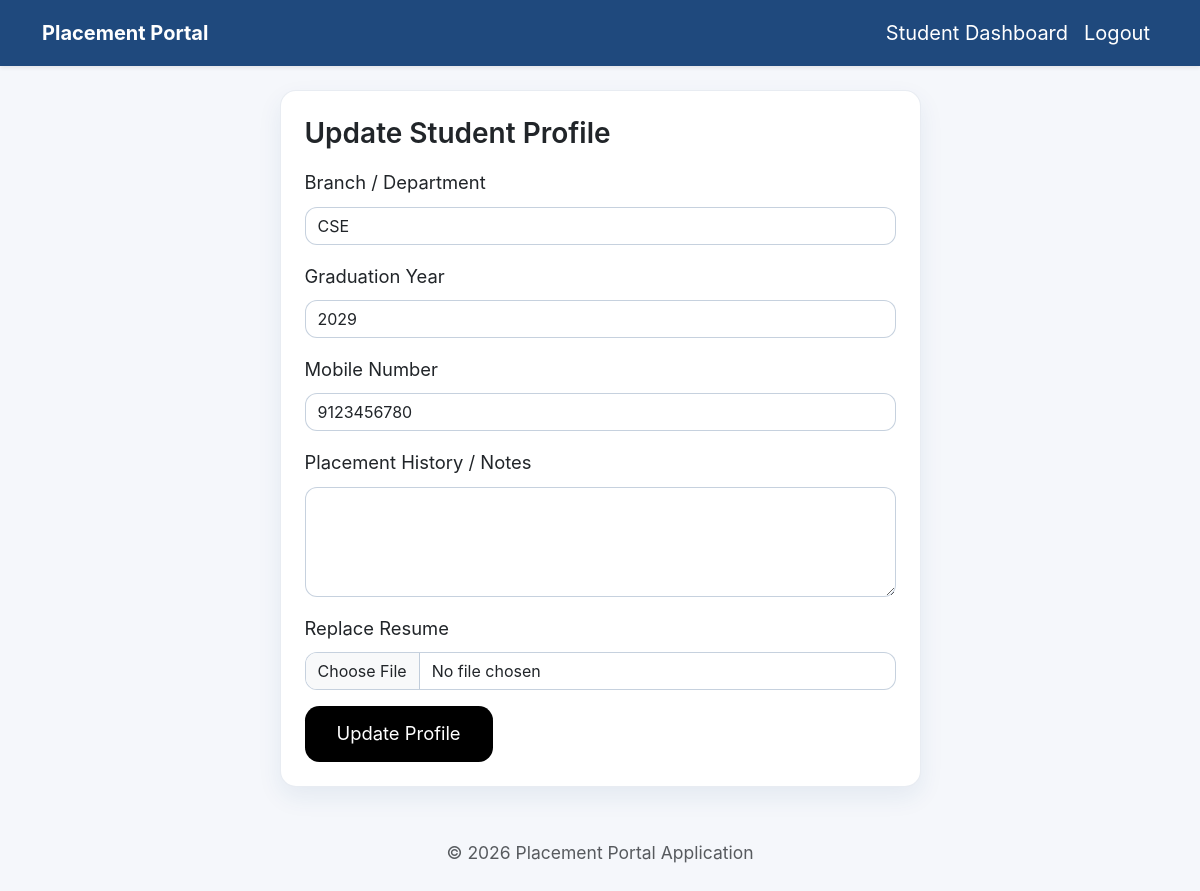
The app's page /student/profile (signed in) with its own data.
### models.py (models this page shows, shortened)
class StudentProfile(db.Model):
    id = db.Column(db.Integer, primary_key=True)
    user_id = db.Column(db.Integer, db.ForeignKey("user.id"), unique=True)
    branch = db.Column(db.String(120))
    graduation_year = db.Column(db.Integer)
    mobile = db.Column(db.String(20))
    resume_filename = db.Column(db.String(255))
    placement_history = db.Column(db.Text)
    is_blacklisted = db.Column(db.Boolean, default=False)
    user = db.relationship("User", back_populates="student_profile")
    applications = db.relationship("Application", back_populates="student")

### app.py (the view, shortened to what this page needs)
    @app.route("/student/profile", methods=["GET", "POST"])
    @student_required
    def student_profile():
        profile = current_user.student_profile
        form = StudentProfileForm(obj=profile)
        return render_template("student/profile.html", form=form, profile=profile)

### forms.py
class StudentProfileForm(FlaskForm):
    branch = StringField("Branch / Department", validators=[Optional(), Length(max=120)])
    graduation_year = IntegerField(
        "Graduation Year", validators=[Optional(), NumberRange(min=2000, max=2100)]
    )
    mobile = StringField("Mobile Number", validators=[Optional(), Length(max=20)])
    placement_history = TextAreaField("Placement History / Notes", validators=[Optional(), Length(max=1500)])
    resume = FileField(
        "Replace Resume",
        validators=[Optional(), FileAllowed(["pdf", "doc", "docx"], "Resume must be PDF/DOC/DOCX")],
    )
    submit = SubmitField("Update Profile")

### app.py (called while the page is built)
def role_required(role):
    def decorator(view):
        @wraps(view)
        def wrapped_view(*args, **kwargs):
            if not current_user.is_authenticated or current_user.role != role:
                flash("Access denied. Please log in with the correct account.", "warning")
                return redirect(url_for("login"))
            if not current_user.is_active:
                flash("Your account is deactivated. Contact the institute.", "danger")
                return redirect(url_for("login"))
            return view(*args, **kwargs)
        return wrapped_view
    return decorator

### models.py (called while the page is built)
    @property
    def is_admin(self):
        return self.role == "admin"

    @property
    def is_company(self):
        return self.role == "company"

### templates/student/profile.html (shortened to what this page needs)
{% extends 'base.html' %}
{% block content %}
  <div class="row justify-content-center">
    <div class="col-lg-7">
      <div class="card p-4">
        <h3 class="mb-3">Update Student Profile</h3>
        <form method="post" enctype="multipart/form-data">
          <div class="mb-3">
            {{ form.branch.label(class="form-label") }}
            {{ form.branch(class="form-control") }}
          </div>
          <div class="mb-3">
            {{ form.graduation_year.label(class="form-label") }}
            {{ form.graduation_year(class="form-control") }}
          </div>
          <div class="mb-3">
            {{ form.mobile.label(class="form-label") }}
            {{ form.mobile(class="form-control") }}
          </div>
          <div class="mb-3">
            {{ form.placement_history.label(class="form-label") }}
            {{ form.placement_history(class="form-control", rows=4) }}
          </div>
          <div class="mb-3">
            {{ form.resume.label(class="form-label") }}
            {{ form.resume(class="form-control") }}
          </div>
          <button class="btn btn-primary" type="submit">Update Profile</button>
        </form>
      </div>
    </div>
  </div>
{% endblock %}

### static/css/site.css (style rules this page uses)
:root { --bg: #f5f7fb; --card: #ffffff; --text: #0f172a; --muted: #556073; --primary: #1f497d; --accent: #0d9d5d; --border: rgba(31, 73, 125, 0.1); }
* { box-sizing: border-box; }
body { font-family: 'Inter', 'Segoe UI', system-ui, sans-serif; background-color: var(--bg); margin: 0; color: var(--text); font-size: 1.25rem; line-height: 1.7; }
.card, .card .table, .table th, .table td, .alert { font-size: 1.15rem; }
.card { background: var(--card); border: 1px solid var(--border); border-radius: 1rem; box-shadow: 0 10px 25px rgba(31, 73, 125, 0.08); padding: 1.75rem; }
h2, h3, h4, h5 { font-weight: 600; line-height: 1.3; }
.form-control, .form-select, .form-control:focus { border-radius: 0.75rem; border: 1px solid rgba(31, 73, 125, 0.25); box-shadow: none; }
.btn-primary { background-color: #000; color: #fff; border-radius: 0.9rem; border: none; }
.btn { font-size: 1.15rem; padding: 0.9rem 2rem; background-color: #000; color: #fff !important; border: none; border-radius: 0.9rem; }

### records on screen
StudentProfile: branch "CSE", graduation_year "2029", mobile "9123456780"
